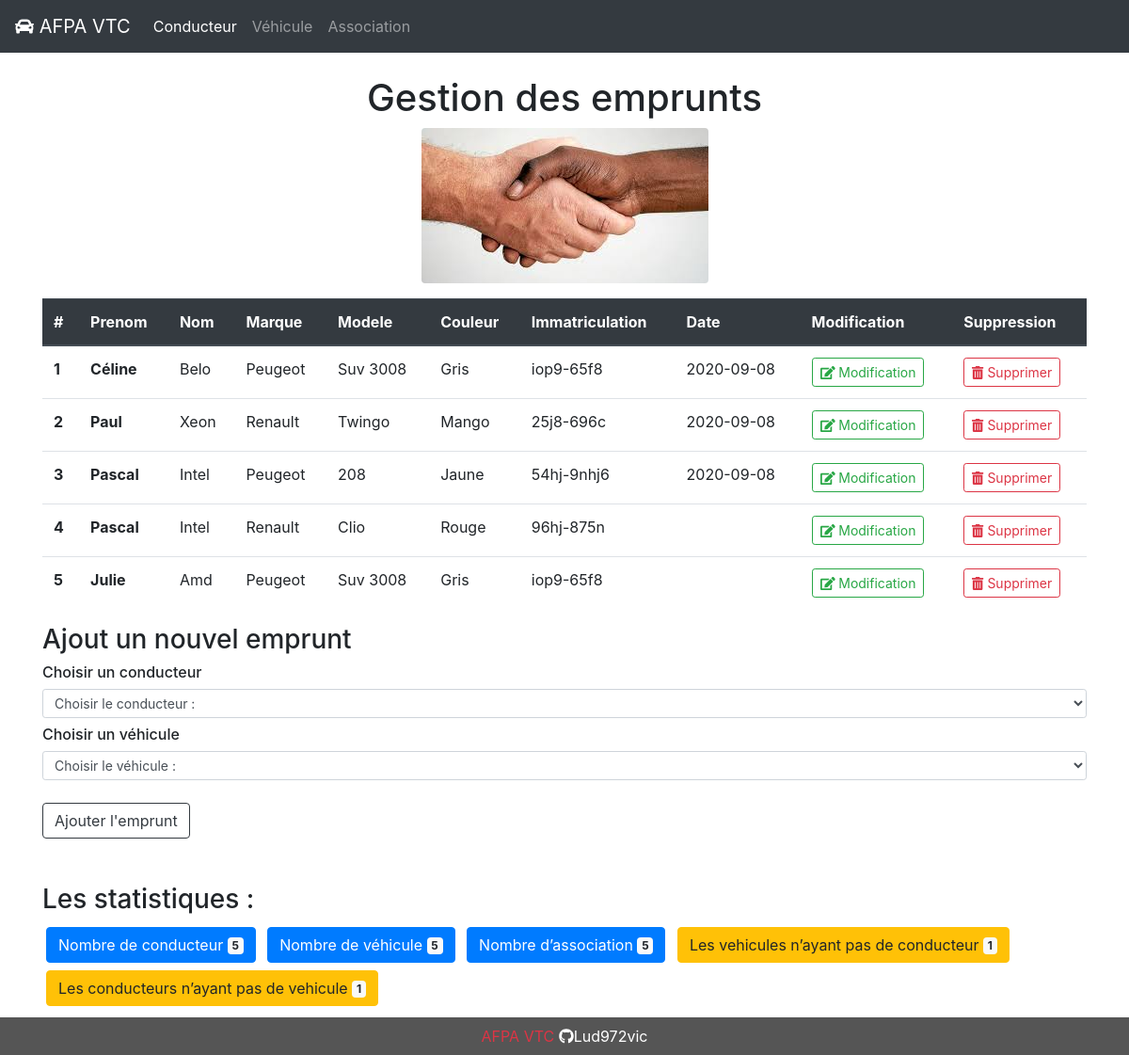
Page /?action=emprunts on the committed database.
### tables this page shows
CREATE TABLE IF NOT EXISTS `conducteur_vehicule` (
  `idAssociation` int(11) NOT NULL AUTO_INCREMENT,
  `idConducteur` int(11) DEFAULT NULL,
  `idVehicule` int(11) DEFAULT NULL,
  `DateAssociation` date DEFAULT NULL,
  PRIMARY KEY (`idAssociation`),
  KEY `FK_conducteur` (`idConducteur`),
  KEY `FK_vehicule` (`idVehicule`),
  CONSTRAINT `FK_conducteur` FOREIGN KEY (`idConducteur`) REFERENCES `conducteur` (`idConducteur`),
  CONSTRAINT `FK_vehicule` FOREIGN KEY (`idVehicule`) REFERENCES `vehicule` (`idVehicule`)
);

CREATE TABLE IF NOT EXISTS `conducteur` (
  `idConducteur` int(11) NOT NULL AUTO_INCREMENT,
  `Prenom` varchar(50) DEFAULT NULL,
  `Nom` varchar(50) DEFAULT NULL,
  PRIMARY KEY (`idConducteur`)
);

CREATE TABLE IF NOT EXISTS `vehicule` (
  `idVehicule` int(11) NOT NULL AUTO_INCREMENT,
  `Marque` varchar(30) DEFAULT NULL,
  `Modele` varchar(30) DEFAULT NULL,
  `Couleur` varchar(30) DEFAULT NULL,
  `Immatriculation` varchar(15) DEFAULT NULL,
  PRIMARY KEY (`idVehicule`)
);

### controllers/EmpruntController.php (called while the page is built, shortened)
<?php
require_once('models/Emprunt.php');
class EmpruntController
{
    public function ajouterEmprunt()
    {
        $this->afficherEmprunts();
        require_once('views/emprunt.php');
    }
    public function afficherEmprunts()
    {
        $emprunt = new Emprunt();
        $resultat = $emprunt->select();
        $nombreConducteur = $emprunt->nombreVehiculeOuConducteur('conducteur');
        $nombreVehicule = $emprunt->nombreVehiculeOuConducteur('vehicule');
        $nombreAssociation = $emprunt->nombreAssociation();
        $vehiculesSansConducteur = $emprunt->vehiculesSansConducteur();
        $conducteurSansVehicules = $emprunt->conducteurSansVehicules();
        require_once('views/emprunt.php');
    }
}

### Model.php (called while the page is built, shortened)
<?php
abstract class Model
{
    private static $pdo;
    private static function setBdd()
    {
        self::$pdo = new PDO("mysql:host=localhost;dbname=vtc;charset=utf8", "root", "");
        self::$pdo->setAttribute(PDO::ATTR_ERRMODE, PDO::ERRMODE_WARNING);
    }
    protected function getBdd()
    {
        return self::$pdo;
    }
}

### models/Emprunt.php (called while the page is built, shortened)
<?php
require_once('Model.php');
class Emprunt extends Model
{
    public function select()
    {
        $sql = "
            SELECT cv.idAssociation, c.Prenom, c.Nom, v.Marque, v.Modele, v.Couleur, v.Immatriculation, cv.DateAssociation FROM conducteur c
            INNER JOIN conducteur_vehicule cv
            ON c.idConducteur = cv.idConducteur
            INNER JOIN vehicule v
            ON v.idVehicule = cv.idVehicule
        ";
        $query = $this->getBdd()->prepare($sql);
        $query->execute();
        $resultat = $query->fetchAll(PDO::FETCH_ASSOC);
        return $resultat;
    }
    public function nombreVehiculeOuConducteur($table)
    {
        $sql = "
            SELECT COUNT(*) As Total FROM $table;
        ";
        $query = $this->getBdd()->prepare($sql);
        $query->execute();
        $nombreVehiculeOuConducteur = $query->fetch();
        return $nombreVehiculeOuConducteur;
    }
    public function nombreAssociation()
    {
        $sql = "
            SELECT COUNT(*) As Total FROM conducteur c
            INNER JOIN conducteur_vehicule cv
            ON c.idConducteur = cv.idConducteur
            INNER JOIN vehicule v
            ON v.idVehicule = cv.idVehicule
        ";
        $query = $this->getBdd()->prepare($sql);
        $query->execute();
        $nombreAssociation = $query->fetch();
        return $nombreAssociation;
    }
    public function vehiculesSansConducteur()
    {
        $sql = "
            SELECT COUNT(idVehicule) AS Total FROM vehicule
            WHERE idVehicule NOT IN (SELECT DISTINCT idVehicule FROM conducteur_vehicule);
        ";
        $query = $this->getBdd()->prepare($sql);
        $query->execute();
        $vehiculesSansConducteur = $query->fetch();
        return $vehiculesSansConducteur;
    }
    public function conducteurSansVehicules()
    {
        $sql = "
            SELECT COUNT(idConducteur) AS Total FROM conducteur
            WHERE idConducteur NOT IN (SELECT DISTINCT idConducteur FROM conducteur_vehicule);
        ";
        $query = $this->getBdd()->prepare($sql);
        $query->execute();
        $conducteurSansVehicules = $query->fetch();
        return $conducteurSansVehicules;
    }
}

### views/emprunt.php (the view, shortened to what this page needs)
<div class="container  mb-5">
    <br>
    <h1 class="text-center">Gestion des emprunts</h1>
    <table class="table">
        <thead class="thead-dark">
        <tr>
            <th scope="col">#</th>
            <th scope="col">Prenom</th>
            <th scope="col">Nom</th>
            <th scope="col">Marque</th>
            <th scope="col">Modele</th>
            <th scope="col">Couleur</th>
            <th scope="col">Immatriculation</th>
            <th scope="col">Date</th>
            <th scope="col">Modification</th>
            <th scope="col">Suppression</th>
        </tr>
        </thead>
        <tbody>
        <p class="text-center">
            <img src="ressources/image/mains.jfif" class="rounded">
        </p>
        <?php
        foreach ($resultat as $data) {
            echo "<tr>";
            echo "<th scope='row'>" . $data['idAssociation'] . "</th>";
            echo "<th scope='row'>" . $data['Prenom'] . "</th>";
            echo "<td>" . $data['Nom'] . "</td>";
            echo "<td>" . $data['Marque'] . "</td>";
            echo "<td>" . $data['Modele'] . "</td>";
            echo "<td>" . $data['Couleur'] . "</td>";
            echo "<td>" . $data['Immatriculation'] . "</td>";
            echo "<td>" . $data['DateAssociation'] . "</td>";
            echo "<td><a href='#' class='btn btn-sm btn-outline-success'><i class='fas fa-edit'></i> Modification</a></td>";
            echo "<td><a href='#' class='btn btn-sm btn-outline-danger'><i class='fas fa-trash-alt'></i> Supprimer</a></td>";
            echo "</tr>";
        }
        ?>
        </tbody>
    </table>
    <h3>Ajout un nouvel emprunt</h3>
    <form method="post" action=<?= ROOT . '/?action=creationEmprunt'; ?> class="mb-5">
        <h6>Choisir un conducteur</h6>
        <select class="form-control form-control-sm mb-2" name="idConducteur">
            <option class="text-danger">Choisir le conducteur :</option>
        </select>
        <h6>Choisir un véhicule</h6>
        <select class="form-control form-control-sm mb-4" name="idVehicule">
            <option class="text-danger">Choisir le véhicule :</option>
        </select>
        <button type="submit" class="btn btn-outline-dark" name="submit">Ajouter l'emprunt</button>
    </form>
    <h3>Les statistiques : </h3>
    <button type="button" class="btn btn-primary m-1">
        Nombre de conducteur <span class="badge badge-light"><?= $nombreConducteur['Total'] ?></span>
    </button>
    <button type="button" class="btn btn-primary m-1">
        Nombre de véhicule <span class="badge badge-light"><?= $nombreVehicule['Total'] ?></span>
    </button>
    <button type="button" class="btn btn-primary m-1">
        Nombre d’association <span class="badge badge-light"><?= $nombreAssociation['Total'] ?></span>
    </button>
    <button type="button" class="btn btn-warning m-1">
        Les vehicules n’ayant pas de conducteur <span
                class="badge badge-light"><?= $vehiculesSansConducteur['Total'] ?></span>
    </button>
    <button type="button" class="btn btn-warning m-1">
        Les conducteurs n’ayant pas de vehicule <span
                class="badge badge-light"><?= $conducteurSansVehicules['Total'] ?></span>
    </button>
</div>

### views/header.php (shortened to what this page needs)
<!DOCTYPE html>
<html lang="en">
<head>
    <link href="ressources/css/bootstrap.min.css" rel="stylesheet" type="text/css"/>
</head>
<body>
<nav class="navbar navbar-expand-lg navbar-dark bg-dark">
    <a class="navbar-brand" href="#"><i class="fas fa-car"></i> AFPA VTC</a>
    <div class="collapse navbar-collapse" id="navbarNavAltMarkup">
        <div class="navbar-nav">
            <a class="nav-link active" href="<?= ROOT . '?action=conducteurs' ?>">Conducteur</a>
            <a class="nav-link" href="<?= ROOT . '?action=vehicules' ?>">Véhicule</a>
            <a class="nav-link" href="<?= ROOT . '?action=emprunts' ?>">Association</a>
        </div>
    </div>
</nav>
</body>
</html>

### views/footer.php
<footer class="footer">
    <p class="text-aligner text-danger my-2">
        AFPA VTC <a class="text-white" href="https://github.com/Lud972vic"><i class="fab fa-github"></i>Lud972vic</a>
    </p>
</footer>

### index.php (shortened to what this page needs)
<?php
require_once('views/header.php');
require_once('views/footer.php');
require_once('controllers/EmpruntController.php');
$emprunt = new EmpruntController();
if (empty($_GET['action'])) {
    header("Location: " . ROOT . "?action=emprunts");
} else {
    switch (URL[0]) {
        case 'emprunts':
            $emprunt->ajouterEmprunt();
            break;
    }
}
?>

### views/header.php (style rules this page uses)
.footer { position: fixed; left: 0; bottom: 0; width: 100%; background-color: #555 !important; color: black; text-align: center; }

### rows in the picture
conducteur_vehicule: idAssociation "1", idConducteur.Prenom "Céline", idConducteur.Nom "Belo", idVehicule.Marque "Peugeot", idVehicule.Modele "Suv 3008", idVehicule.Couleur "Gris", idVehicule.Immatriculation "iop9-65f8", DateAssociation "2020-09-08"
conducteur_vehicule: idAssociation "2", idConducteur.Prenom "Paul", idConducteur.Nom "Xeon", idVehicule.Marque "Renault", idVehicule.Modele "Twingo", idVehicule.Couleur "Mango", idVehicule.Immatriculation "25j8-696c", DateAssociation "2020-09-08"
conducteur_vehicule: idAssociation "3", idConducteur.Prenom "Pascal", idConducteur.Nom "Intel", idVehicule.Marque "Peugeot", idVehicule.Modele "208", idVehicule.Couleur "Jaune", idVehicule.Immatriculation "54hj-9nhj6", DateAssociation "2020-09-08"
conducteur_vehicule: idAssociation "4", idConducteur.Prenom "Pascal", idConducteur.Nom "Intel", idVehicule.Marque "Renault", idVehicule.Modele "Clio", idVehicule.Couleur "Rouge", idVehicule.Immatriculation "96hj-875n"
conducteur_vehicule: idAssociation "5", idConducteur.Prenom "Julie", idConducteur.Nom "Amd", idVehicule.Marque "Peugeot", idVehicule.Modele "Suv 3008", idVehicule.Couleur "Gris", idVehicule.Immatriculation "iop9-65f8"

### other values in the picture
$nombreConducteur['Total'] "5"
$nombreVehicule['Total'] "5"
$nombreAssociation['Total'] "5"
$vehiculesSansConducteur['Total'] "1"
$conducteurSansVehicules['Total'] "1"
